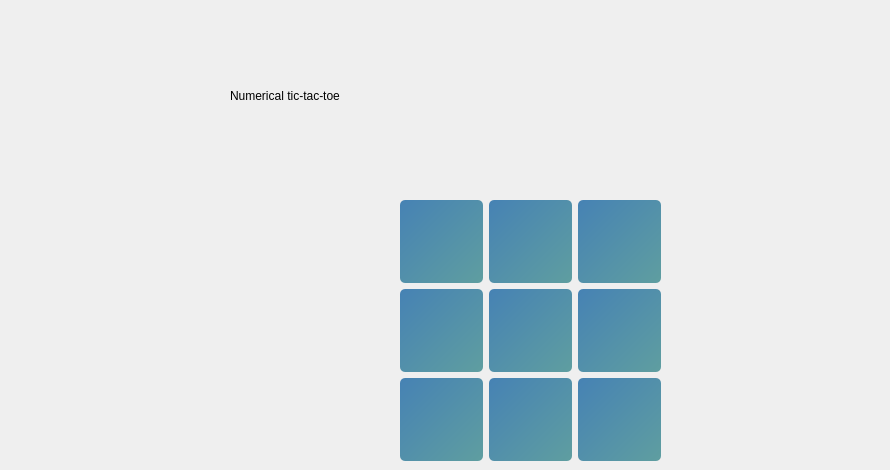
    <widget class="QWidget" name="numerical_tic_tac_toe_ui_7">
     <property name="styleSheet">
      <string notr="true">QWidget#numerical_tic_tac_toe_ui_7{
background-color:qlineargradient(spread:pad, x1:0.089, y1:0.136364, x2:1, y2:1, stop:0 #1E90FF, stop:1 #87CEFA);
}</string>
     </property>
     <widget class="QWidget" name="gridLayoutWidget_17">
      <property name="geometry">
       <rect>
        <x>400</x>
        <y>200</y>
        <width>261</width>
        <height>261</height>
       </rect>
      </property>
      <layout class="QGridLayout" name="gridLayout_17">
       <item row="2" column="0">
        <widget class="QPushButton" name="numerical_2_0">
         <property name="sizePolicy">
          <sizepolicy hsizetype="Expanding" vsizetype="Expanding">
           <horstretch>0</horstretch>
           <verstretch>0</verstretch>
          </sizepolicy>
         </property>
         <property name="maximumSize">
          <size>
           <width>250</width>
           <height>16777215</height>
          </size>
         </property>
         <property name="styleSheet">
          <string notr="true">QPushButton{
color: rgb(255, 255, 255);
font: 14pt &quot;MS Reference Sans Serif&quot;;
background-color: qlineargradient(spread:pad, x1:0, y1:0, x2:1, y2:1, stop:0 #4682B4, stop:1 #5F9EA0);
border-radius: 5px;
}
QPushButton:hover {
    background-color: #5F9EA0;
}</string>
         </property>
         <property name="text">
          <string/>
         </property>
        </widget>
       </item>
       <item row="1" column="0">
        <widget class="QPushButton" name="numerical_1_0">
         <property name="sizePolicy">
          <sizepolicy hsizetype="Expanding" vsizetype="Expanding">
           <horstretch>0</horstretch>
           <verstretch>0</verstretch>
          </sizepolicy>
         </property>
         <property name="maximumSize">
          <size>
           <width>250</width>
           <height>16777215</height>
          </size>
         </property>
         <property name="styleSheet">
          <string notr="true">QPushButton{
color: rgb(255, 255, 255);
font: 14pt &quot;MS Reference Sans Serif&quot;;
background-color: qlineargradient(spread:pad, x1:0, y1:0, x2:1, y2:1, stop:0 #4682B4, stop:1 #5F9EA0);
border-radius: 5px;
}
QPushButton:hover {
    background-color: #5F9EA0;
}</string>
         </property>
         <property name="text">
          <string/>
         </property>
        </widget>
       </item>
       <item row="1" column="1">
        <widget class="QPushButton" name="numerical_1_1">
         <property name="sizePolicy">
          <sizepolicy hsizetype="Expanding" vsizetype="Expanding">
           <horstretch>0</horstretch>
           <verstretch>0</verstretch>
          </sizepolicy>
         </property>
         <property name="maximumSize">
          <size>
           <width>250</width>
           <height>16777215</height>
          </size>
         </property>
         <property name="styleSheet">
          <string notr="true">QPushButton{
color: rgb(255, 255, 255);
font: 14pt &quot;MS Reference Sans Serif&quot;;
background-color: qlineargradient(spread:pad, x1:0, y1:0, x2:1, y2:1, stop:0 #4682B4, stop:1 #5F9EA0);
border-radius: 5px;
}
QPushButton:hover {
    background-color: #5F9EA0;
}</string>
         </property>
         <property name="text">
          <string/>
         </property>
        </widget>
       </item>
       <item row="2" column="2">
        <widget class="QPushButton" name="numerical_2_2">
         <property name="sizePolicy">
          <sizepolicy hsizetype="Expanding" vsizetype="Expanding">
           <horstretch>0</horstretch>
           <verstretch>0</verstretch>
          </sizepolicy>
         </property>
         <property name="maximumSize">
          <size>
           <width>250</width>
           <height>16777215</height>
          </size>
         </property>
         <property name="styleSheet">
          <string notr="true">QPushButton{
color: rgb(255, 255, 255);
font: 14pt &quot;MS Reference Sans Serif&quot;;
background-color: qlineargradient(spread:pad, x1:0, y1:0, x2:1, y2:1, stop:0 #4682B4, stop:1 #5F9EA0);
border-radius: 5px;
}
QPushButton:hover {
    background-color: #5F9EA0;
}</string>
         </property>
         <property name="text">
          <string/>
         </property>
        </widget>
       </item>
       <item row="0" column="2">
        <widget class="QPushButton" name="numerical_0_2">
         <property name="sizePolicy">
          <sizepolicy hsizetype="Expanding" vsizetype="Expanding">
           <horstretch>0</horstretch>
           <verstretch>0</verstretch>
          </sizepolicy>
         </property>
         <property name="maximumSize">
          <size>
           <width>250</width>
           <height>16777215</height>
          </size>
         </property>
         <property name="styleSheet">
          <string notr="true">QPushButton{
color: rgb(255, 255, 255);
font: 14pt &quot;MS Reference Sans Serif&quot;;
background-color: qlineargradient(spread:pad, x1:0, y1:0, x2:1, y2:1, stop:0 #4682B4, stop:1 #5F9EA0);
border-radius: 5px;
}
QPushButton:hover {
    background-color: #5F9EA0;
}</string>
         </property>
         <property name="text">
          <string/>
         </property>
        </widget>
       </item>
       <item row="0" column="1">
        <widget class="QPushButton" name="numerical_0_1">
         <property name="sizePolicy">
          <sizepolicy hsizetype="Expanding" vsizetype="Expanding">
           <horstretch>0</horstretch>
           <verstretch>0</verstretch>
          </sizepolicy>
         </property>
         <property name="maximumSize">
          <size>
           <width>250</width>
           <height>16777215</height>
          </size>
         </property>
         <property name="styleSheet">
          <string notr="true">QPushButton{
color: rgb(255, 255, 255);
font: 14pt &quot;MS Reference Sans Serif&quot;;
background-color: qlineargradient(spread:pad, x1:0, y1:0, x2:1, y2:1, stop:0 #4682B4, stop:1 #5F9EA0);
border-radius: 5px;
}
QPushButton:hover {
    background-color: #5F9EA0;
}</string>
         </property>
         <property name="text">
          <string/>
         </property>
        </widget>
       </item>
       <item row="0" column="0">
        <widget class="QPushButton" name="numerical_0_0">
         <property name="sizePolicy">
          <sizepolicy hsizetype="Expanding" vsizetype="Expanding">
           <horstretch>0</horstretch>
           <verstretch>0</verstretch>
          </sizepolicy>
         </property>
         <property name="maximumSize">
          <size>
           <width>250</width>
           <height>16777215</height>
          </size>
         </property>
         <property name="styleSheet">
          <string notr="true">QPushButton{
color: rgb(255, 255, 255);
font: 14pt &quot;MS Reference Sans Serif&quot;;
background-color: qlineargradient(spread:pad, x1:0, y1:0, x2:1, y2:1, stop:0 #4682B4, stop:1 #5F9EA0);
border-radius: 5px;
}
QPushButton:hover {
    background-color: #5F9EA0;
}</string>
         </property>
         <property name="text">
          <string/>
         </property>
        </widget>
       </item>
       <item row="1" column="2">
        <widget class="QPushButton" name="numerical_1_2">
         <property name="sizePolicy">
          <sizepolicy hsizetype="Expanding" vsizetype="Expanding">
           <horstretch>0</horstretch>
           <verstretch>0</verstretch>
          </sizepolicy>
         </property>
         <property name="maximumSize">
          <size>
           <width>250</width>
           <height>16777215</height>
          </size>
         </property>
         <property name="styleSheet">
          <string notr="true">QPushButton{
color: rgb(255, 255, 255);
font: 14pt &quot;MS Reference Sans Serif&quot;;
background-color: qlineargradient(spread:pad, x1:0, y1:0, x2:1, y2:1, stop:0 #4682B4, stop:1 #5F9EA0);
border-radius: 5px;
}
QPushButton:hover {
    background-color: #5F9EA0;
}</string>
         </property>
         <property name="text">
          <string/>
         </property>
        </widget>
       </item>
       <item row="2" column="1">
        <widget class="QPushButton" name="numerical_2_1">
         <property name="sizePolicy">
          <sizepolicy hsizetype="Expanding" vsizetype="Expanding">
           <horstretch>0</horstretch>
           <verstretch>0</verstretch>
          </sizepolicy>
         </property>
         <property name="maximumSize">
          <size>
           <width>250</width>
           <height>16777215</height>
          </size>
         </property>
         <property name="styleSheet">
          <string notr="true">QPushButton{
color: rgb(255, 255, 255);
font: 14pt &quot;MS Reference Sans Serif&quot;;
background-color: qlineargradient(spread:pad, x1:0, y1:0, x2:1, y2:1, stop:0 #4682B4, stop:1 #5F9EA0);
border-radius: 5px;
}
QPushButton:hover {
    background-color: #5F9EA0;
}</string>
         </property>
         <property name="text">
          <string/>
         </property>
        </widget>
       </item>
      </layout>
     </widget>
     <widget class="QLabel" name="Welcome_7">
      <property name="geometry">
       <rect>
        <x>230</x>
        <y>50</y>
        <width>651</width>
        <height>91</height>
       </rect>
      </property>
      <property name="styleSheet">
       <string notr="true">font: 36pt &quot;MS Reference Sans Serif&quot;;
colro :white;</string>
      </property>
      <property name="text">
       <string>Numerical tic-tac-toe</string>
      </property>
     </widget>
    </widget>
